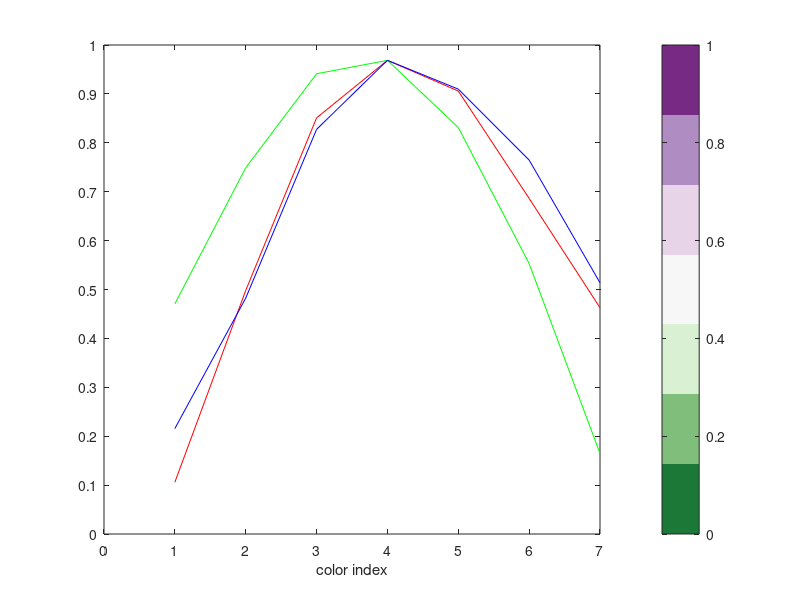

This figure's MATLAB source: (Note: this script raises an error after producing the figure.)

%% Set GRAMM defaults for plots

%--- Set some "Main"/"Default" settings for GRAMM plots
% Saving at once in single vars so dont have to always use
% so much code when constructing individual plots

%--- Altering things like color and text size in matlab can save 
% a ton of time vs. manually changing in external program 
% like illustrator 

%--- see Gramm Cheatsheet pdf for some of the specific arguments/methods/variables
% being saved & set below. Use the cheatsheet to find other variables to set and save more time 

%% - Default Dodge option

dodge=0.6; %dodge is useful when drawing bars & points. Especially with categorical data. If set equivalent they will overlap appropriately

%% - Default Text options

%Need to store mixed data types (str for argument/variable names and some num for values), so store as
%a cell array. 

% When you want to call on the gramm object to set_text_options, retrieve values with {:} like so:
    % g.set_text_options(text_options_MainStyle{:});
    
% do this before first draw() call so applied on subsequent updates()


text_options_DefaultStyle= {'font'; 'Arial'; 
    'interpreter'; 'none'; 
    'base_size'; 22; 
    'label_scaling'; 1;
   'legend_scaling'; 1; 
   'legend_title_scaling'; 1.02;
   'facet_scaling'; 1.2; 
   'title_scaling'; 1.4;
   'big_title_scaling'; 1.4};

%% -- Default plot linestyles 
%To be used to set the 'base_size' of lines e.g. like:
%     d().set_line_options('base_size',linewidthSubj);

%may consider using the group argument in gramm as a logic gate for these (e.g. if group= subject, use subject settings, if group=[] use grand settings)

%thin, light lines for individual subj
linewidthSubj= 0.5;
lightnessRangeSubj= [100,100]; %lightness facet with lightness range doesn't work with custom colormap color facet? Issue is I think unknown/too many lightness 'categories' gramm wants to make but can't do it well for custom colors. would be nice if could use alpha but dont think this works... better to have distinct color


%dark, thick lines for between subj grand mean
linewidthGrand= 1.5;
lightnessRangeGrand= [10,10]; %lightness facet with lightness range doesn't work with custom colormap color facet? Issue is I think unknown/too many lightness 'categories' gramm wants to make but can't do it well for custom colors. would be nice if could use alpha but dont think this works... better to have distinct color


%% ------ Notes about faceting Color & Lightness ----------
 %- 2 strategies for plotting individual subject observations 'lighter' with darker
 % grand means:
 
 % 1) Use built in colormaps (ultimately not good in long run if you want to change colors). Using same map for individuals & mean plots but facet 'lightness' = subject.
 % This works well with built in gramm colormaps I think bc they can generate a lot of lightness categories (e.g. many subjects)
 
 % 2)*recommended* Use custom different map for individuals and mean plots without faceting
 % lightness. This way you have total control over the colors without
 % relying on gramm to figure out lightness categories. All you have to do
 % is define color map to use for each group 

%% -- Default built-in plot colormaps

%-brewer2 and brewerDark are two cmaps that are built-in and are good for
%plotting subjects, means respectively (different shades of same colors)
%if only 2 groupings being plotted, brewer2 and brewer_dark work well 
cmapSubj= 'brewer2';
cmapGrand= 'brewer_dark';

%% -- Custom Colormaps
%making some custom maps here for common comparisons in the Richard Lab.
%Will have 1 map with individual subj lightness and 1 darker map for grand mean
% consider that you may want another even lighter map with shades for
% individual trials/observations. want alternating distinct hues within each map for auto faceting

%Here's a good tool for making custom maps: 
% https://learnui.design/tools/data-color-picker.html
% also here are commonly used palettes with RGB https://public.tableau.com/views/TableauColors/ColorPaletteswithRGBValues?%3Aembed=y&%3AshowVizHome=no&%3Adisplay_count=y&%3Adisplay_static_image=y

%-- tab10 palette


%-- Cue Type cmap colormap for DS vs NS comparisons (7 class BrBG; teal blue vs. brown orange)
cmapCustomCue= [90,180,172; %dark teal
            199,234,229;
            245,245,245; %light teal 
            1,102,94 %neutral
            246,232,195; %light orange
            216,179,101;
            140,81,10;  %dark orange 
            ];
            
cmapCustomCue= cmapCustomCue/255;

cmapCueGrand= cmapCustomCue([1,7],:); %dark
cmapCueSubj= cmapCustomCue([2,5],:); %light


%--TODO: Active vs Inactive cmaps (e.g. laser-paired vs unpaired operand)

%- Blue vs. Grey
% based on colorbrewer2 5 class RdGy, replaced red w blues
cmapCustomRedGray= [202,0,32;
                244,165,130;
                255,255,255;
                186,186,186;
                64,64,64]

cmapCustomRedGray= cmapCustomRedGray/255;

            
cmapCustomBlueGray= [44,123,182;
    171,217,233;
    255,255,255;
    186,186,186;
    64,64,64]

cmapCustomBlueGray= cmapCustomBlueGray/255;


cmapBlueGrayGrand= cmapCustomBlueGray([1,5],:);
cmapBlueGraySubj= cmapCustomBlueGray([2,4],:);

%% if you want to specific colors from this map, remember each color is= RGB values so each row is 1 color and you can just index single row.
%alternatively for auto faceting you may need to reorganize the
%cmap order such that the colors alternate between hues (e.g. since
%gramm() will facet in order of the colors in the cmap)

%% old, additional custom colormap examples
%-- Also have made some custom maps, examples follow (made using colorbrewer2.org)
% all you need is to make the map you want on the site, copy the RGB values
% and divide by 255 for matlab to recognize them as a colormap 

%--- Custom colormap examples for plots

% - Custom colormap updated from below. want alternating distinct hues for auto faceting
% will make different maps with diff lightness for diff 'groups' (e.g. subject lighter vs darker grand means) 


% - Examples: Colormap for 465nm vs 405nm comparisons (7 class PRGn, purple vs green)
%green and purple %3 levels each, dark to light extremes + neutral middle
mapCustomFP= [ 27,120,55;
            127,191,123;
            217,240,211;
            247,247,247
            231,212,232
            175,141,195;
            118,42,131;
           ];

        mapCustomFP= mapCustomFP/255;
        
        %viz this colormap in colorbar to side of rgbplot
        figure();
        rgbplot(mapCustomFP);
        hold on
        colormap(mapCustomFP)
        colorbar('Ticks',[])
        title('mapCustomFP');

% - Colormap for DS vs NS comparisons (7 class BrBG; teal blue vs. brown orange)
cmapCustomCue= [90,180,172;
            199,234,229;
            245,245,245;
            1,102,94
            246,232,195;
            216,179,101;
            140,81,10;   
            ];
            
        cmapCustomCue= cmapCustomCue/255;

                %viz this colormap in colorbar to side of rgbplot
        figure();
        rgbplot(cmapCustomCue);
        hold on
        colormap(cmapCustomCue)
        colorbar('Ticks',[])
        title('mapCustomCue');

%%---- more complicated custom colormap with varying lightness notes ---
%% - If you want to use lightness faceting with gramm and custom maps, will need more complex:
% It is also possible to provide a custom
% colormap by providing a N-by-3 matrix (columns are R,G,B), with N
% corresponding to n_color categories times n_lightness categories (see
% below). Row ordering should be color#1/lightness#1 ; color#1/lightness#2 ;
% ... ; color#1/lightness#n ; color#2/lightness#1 ; ... ; color#n/lightness#n
%
% 'n_color' number of color categories when using a custom colormap
% 'n_lightness' number of lightness categories when using a custom colormap

%essentially every time you will need to tell gramm how many n_lightness
%per color are in the color map, which 1) means more code and 2) means more
%work generating the colormaps to begin with. 

%It should definitely possible tho with interpolation...not worth it atm

%% Attempt at custom map with big lightness range for lightness faceting
%- good start below but don't think it's worth it... 
% - trying some colormap interpolation for plenty of lightness categories

%pick two colors between which to interpolate colors for custom map
colorA= [90,180,172];
colorB= [140,81,10];
colorC= [1,102,94];


%will go between color A -- C -- B

% Create a matrix where each row is a color triple
T = [colorA         
     colorC        
     colorB]./255; 
% And now make a vector of what range each color should be at (i.e. this vector defines the spacing of the colours, they need not be regularly/equally spaced):

x = [0
     50
     100];
%  And finally you can create the entire map with one simple interpolation:

map = interp1(x/255,T,linspace(0,1,255));
 
 % test 
 I = linspace(0,1,255);
imagesc(I(ones(1,10),:)')
colormap(map)



%% ------- GRAMM EXAMPLES -----------

%% Example bar w individual points and connecting lines: 

% %subset data
% sesToPlot= 5; %plot last day before reversal
% 
% ind= [];
% ind= data.Session== sesToPlot;
% 
% data= data(ind, :);
% 
% %make fig
% clear d; figure();
% 
% %- Bar of btwn subj means (group = [])
% group= []; %var by which to group
% 
% d=gramm('x',data.typeNP,'y',data.countNP,'color',data.typeNP, 'group', group)
% 
% d(1,1).stat_summary('type','sem', 'geom',{'bar' 'black_errorbar'}, 'dodge', dodge) 
% d(1,1).set_color_options('map',cmapGrand); 
% 
% d.set_names('x','Nosepoke Side','y','Number of Nose Pokes','color','Nosepoke Side')
% d(1,1).set_title('ICSS Final day before reversal nosepoke inset')
% 
% %set text options- do before first draw() call so applied on subsequent updates()
% d.set_text_options(text_options_DefaultStyle{:}); 
% 
% d.draw()
% 
% %- Draw lines between individual subject points (group= subject, color=[]);
% group= data.Subject;
% d.update('x', data.typeNP,'y',data.countNP,'color',[], 'group', group)
% 
% % d(1,1).stat_summary('geom',{'line'});
% d(1,1).geom_line('alpha',0.3);
% d().set_line_options('base_size',linewidthSubj);
% 
% d(1,1).set_color_options('chroma', 0); %black lines connecting points
% 
% d.draw()
% 
% %- Update with point of individual subj points (group= subject)
% group= data.Subject;
% d.update('x', data.typeNP,'y',data.countNP,'color',data.typeNP, 'group', group)
% d(1,1).stat_summary('type','sem','geom',{'point'}, 'dodge', dodge)%,'bar' 'black_errorbar'});
% 
% d(1,1).set_color_options('map',cmapSubj); 
% 
% d.draw();
% 
% 
% figTitle= 'ICSS_inset_final_session_preReversal';



%% CLOSE ALL example figures 
close all;